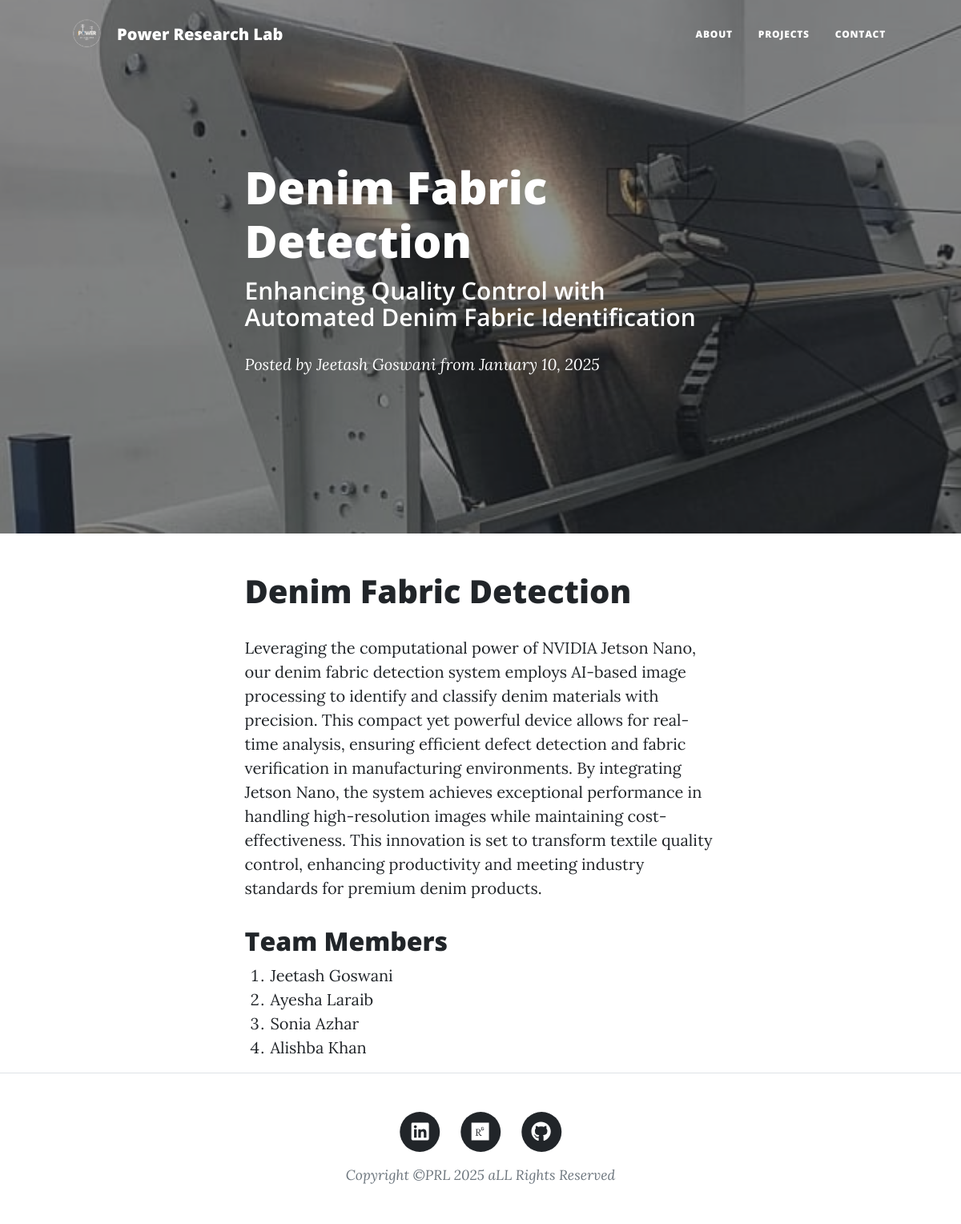
/post/6, run on the app's committed database.
### main.py (models this page shows)
class BlogPost(db.Model):
    id: Mapped[int] = mapped_column(Integer, primary_key=True)
    title: Mapped[str] = mapped_column(String(250), unique=True, nullable=False)
    subtitle: Mapped[str] = mapped_column(String(250), nullable=False)
    date: Mapped[str] = mapped_column(String(250), nullable=False)
    body: Mapped[str] = mapped_column(Text, nullable=False)
    author: Mapped[str] = mapped_column(String(250), nullable=False)
    img_url: Mapped[str] = mapped_column(String(250), nullable=False)

### main.py (the view)
@app.route("/post/<int:post_id>")
def show_post(post_id):
    requested_post = db.get_or_404(BlogPost, post_id)
    return render_template("post.html", post=requested_post)

### templates/post.html (shortened to what this page needs)
{% include "header.html" %}
<header class="masthead" style="background-image: url('{{ url_for('static', filename='assets/img/' + post.img_url) }}');">
  <div class="container position-relative px-4 px-lg-5">
    <div class="row gx-4 gx-lg-5 justify-content-center">
      <div class="col-md-10 col-lg-8 col-xl-7">
        <div class="post-heading">
          <h1>{{ post.title }}</h1>
          <h2 class="subheading">{{ post.subtitle }}</h2>
          <span class="meta">
            Posted by <a href="#">{{ post.author }}</a> from {{ post.date }}
          </span>
        </div>
      </div>
    </div>
  </div>
</header>
<article>
  <div class="container px-4 px-lg-5">
    <div class="row gx-4 gx-lg-5 justify-content-center">
      <div class="col-md-10 col-lg-8 col-xl-7">
        {{ post.body|safe }}
      </div>
    </div>
  </div>
</article>
{% include "footer.html" %}

### data on the page
BlogPost: img_url (picture), title "Denim Fabric Detection", subtitle "Enhancing Quality Control with Automated Denim Fabric Identification", author "Jeetash Goswani", date "January 10, 2025", body "Denim Fabric Detection Leveraging the computational power of NVIDIA Jetson Nano, our denim fabric detection system employs AI-based image processing to identify and classify denim materials with precision. This compact yet powerful device allows for real-time analysis, ensuring efficient defect detection and fabric verification in manufacturing environments. By integrating Jetson Nano, the system achieves exceptional performance in handling high-resolution images while maintaining cost-effectiveness. This innovation is set to transform textile quality control, enhancing productivity and meeting industry standards for premium denim products. Team Members Jeetash Goswani Ayesha Laraib Sonia…"
